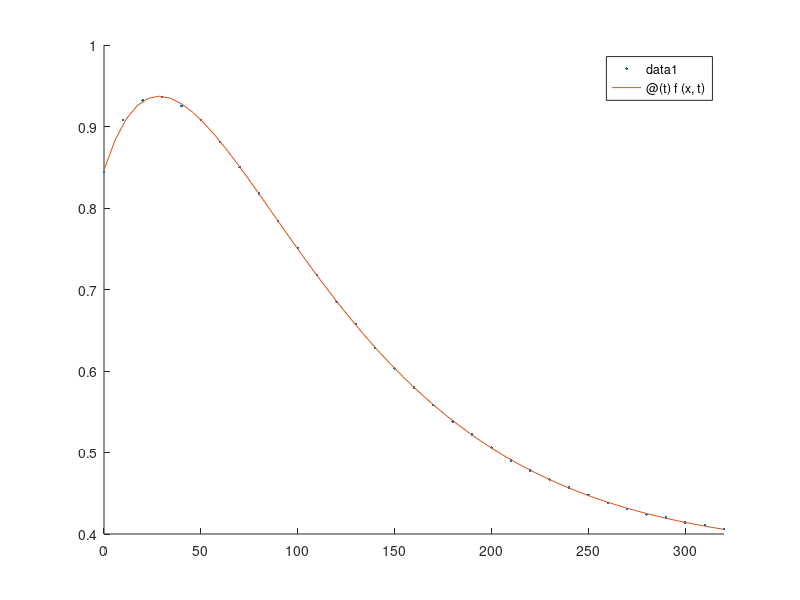

The MATLAB source for this figure:
t = 10 * (0:32);
y = [0.844 0.908 0.932 0.936 0.925 0.908 0.881 0.85 0.818 0.784 0.751 0.718 0.685 0.658 0.628 0.603 0.58 0.558 0.538 0.522 0.506 0.49 0.478 0.467 0.457 0.448 0.438 0.431 0.424 0.42 0.414 0.411 0.406];

f = @(x, t) (x(1) + x(2) * exp(-x(4) * t) + x(3) * exp(-x(5) * t));

x0 = [0.5 1.5 -1 0.01 0.02];
[x,resnorm,residual,exitflag,output] = lsqcurvefit(f, x0, t, y);

disp('x'); disp(x);
fprintf('iters: %d\n', output.iterations);

hold on
plot(t, y, '.')
fplot(@(t) f(x, t), [0 320])
saveas(gcf, 'ex6', 'epsc')